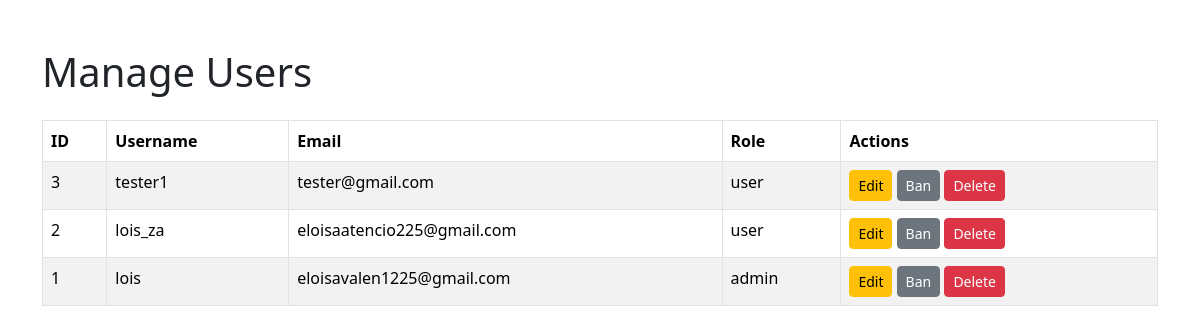
The page /admin/users.php (signed in) on the database its author committed.
### tables this page shows
CREATE TABLE `users` (
  `id` int(11) NOT NULL,
  `username` varchar(50) NOT NULL,
  `email` varchar(100) NOT NULL,
  `password` varchar(255) NOT NULL,
  `nickname` varchar(100) DEFAULT NULL,
  `bio` text DEFAULT NULL,
  `profile_pic` varchar(255) DEFAULT NULL,
  `created_at` timestamp NOT NULL DEFAULT current_timestamp(),
  `role` varchar(20) DEFAULT 'user',
  `status` varchar(20) DEFAULT 'active'
);

### admin/users.php (the view, shortened to what this page needs)
<?php
require_once 'includes/admin_check.php';
$users = $conn->query(
"SELECT
id,
username,
email,
role,
created_at
FROM users
ORDER BY id DESC"
);
?>
<!DOCTYPE html>
<html lang="en">
<head>
<link
href="https://cdn.jsdelivr.net/npm/bootstrap@5.3.3/dist/css/bootstrap.min.css"
rel="stylesheet">
</head>
<body>
<div class="container mt-5">
<h1 class="mb-4">
Manage Users
</h1>
<table class="table table-bordered table-striped">
<thead>
<tr>
<th>ID</th>
<th>Username</th>
<th>Email</th>
<th>Role</th>
<th>Actions</th>
</tr>
</thead>
<tbody>
<?php while($user = $users->fetch_assoc()): ?>
<tr>
<td><?= $user['id'] ?></td>
<td>
<?= htmlspecialchars($user['username']) ?>
</td>
<td>
<?= htmlspecialchars($user['email']) ?>
</td>
<td>
<?= htmlspecialchars($user['role']) ?>
</td>
<td>
<button
class="btn btn-warning btn-sm edit-user"
data-id="<?= $user['id'] ?>"
data-username="<?= htmlspecialchars($user['username']) ?>"
data-email="<?= htmlspecialchars($user['email']) ?>"
data-role="<?= htmlspecialchars($user['role']) ?>">
Edit
</button>
<button
class="btn btn-secondary btn-sm ban-user"
data-id="<?= $user['id'] ?>">
Ban
</button>
<button
class="btn btn-danger btn-sm delete-user"
data-id="<?= $user['id'] ?>">
Delete
</button>
</td>
</tr>
<?php endwhile; ?>
</tbody>
</table>
</div>
</body>
</html>

### rows shown on the page
users: id "3", username "tester1", email "tester@gmail.com", role "user"
users: id "2", username "lois_za", email "eloisaatencio225@gmail.com", role "user"
users: id "1", username "lois", email "eloisavalen1225@gmail.com", role "admin"
